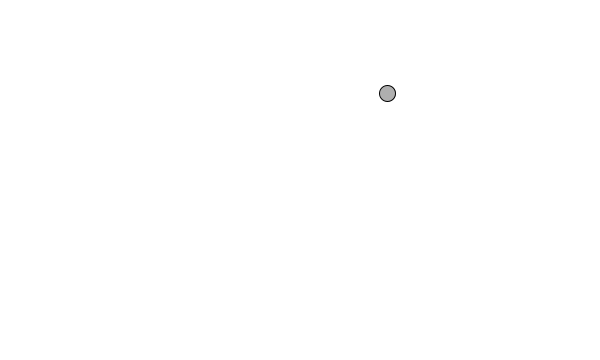
Frame 1 (no input)
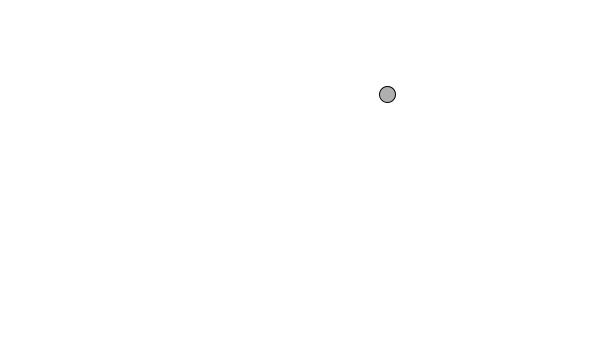
Frame 60 (the mouse pressed at the canvas centre just before this capture)
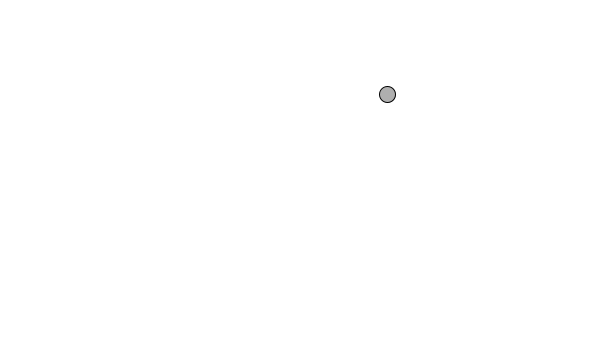
Frame 120 (the mouse held since frame 60 and released just before this capture)

The Processing sketch that drew these frames (run headless with seeded random() and noise(); from frame 60 on, the mouse is pressed at the canvas centre):

// Processing sketch: force
// ── force.pde
//Mover[] movers = new Mover[20];
Mover mover;

void setup() {
  size(600, 360);
  mover = new Mover();
  //for(int i=0; i<movers.length; i++) {
  //  movers[i] = new Mover();
  //}
}

void draw() {
  background(255);
  //for(Mover mover: movers) {
    mover.update();
    mover.checkEdges();
    mover.display();
  //}
}

// ── Mover.pde
class Mover {
  PVector location;
  PVector velocity;
  PVector acceleration;
  float topSpeed;
  
  Mover() {
    location = new PVector(random(width), random(height));
    velocity = new PVector(0, 0);
    topSpeed = 10;
    acceleration = new PVector(-0.001,0.01);
  }
  
  void update() {
    velocity.add(acceleration);
    velocity.limit(topSpeed);
    location.add(velocity);
    acceleration.mult(0);
  }

  void applyForce(PVector force) {
    acceleration.add(force);
  }
  
  void display() {
    stroke(0);
    fill(175);
    ellipse(location.x, location.y, 16, 16);
  }
  
  void checkEdges() {
    if (location.x > width) {
      location.x = 0;
    } else if (location.x < 0) {
      location.x = width;
    }
 
    if (location.y > height) {
      location.y = 0;
    } else if (location.y < 0) {
      location.y = height;
    }
  }
}
